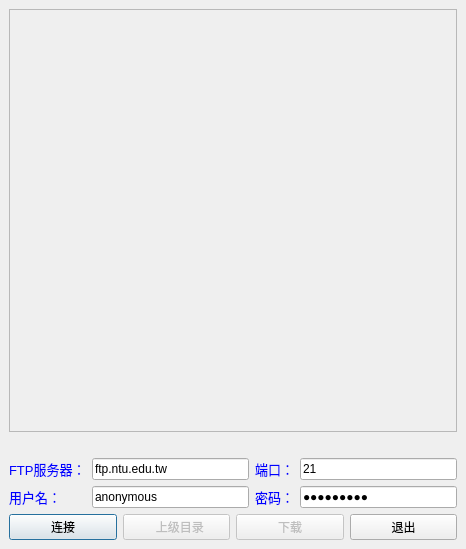
<ui version="4.0" >
 <class>FtpClientWindowClass</class>
 <widget class="QDialog" name="FtpClientWindowClass" >
  <property name="geometry" >
   <rect>
    <x>0</x>
    <y>0</y>
    <width>466</width>
    <height>549</height>
   </rect>
  </property>
  <property name="windowTitle" >
   <string>ftpClient</string>
  </property>
  <property name="modal" >
   <bool>true</bool>
  </property>
  <layout class="QHBoxLayout" >
   <property name="spacing" >
    <number>6</number>
   </property>
   <property name="leftMargin" >
    <number>9</number>
   </property>
   <property name="topMargin" >
    <number>9</number>
   </property>
   <property name="rightMargin" >
    <number>9</number>
   </property>
   <property name="bottomMargin" >
    <number>9</number>
   </property>
   <item>
    <layout class="QVBoxLayout" >
     <property name="spacing" >
      <number>6</number>
     </property>
     <property name="leftMargin" >
      <number>0</number>
     </property>
     <property name="topMargin" >
      <number>0</number>
     </property>
     <property name="rightMargin" >
      <number>0</number>
     </property>
     <property name="bottomMargin" >
      <number>0</number>
     </property>
     <item>
      <widget class="QListWidget" name="listWidget" >
       <property name="enabled" >
        <bool>false</bool>
       </property>
      </widget>
     </item>
     <item>
      <layout class="QGridLayout" >
       <property name="leftMargin" >
        <number>0</number>
       </property>
       <property name="topMargin" >
        <number>0</number>
       </property>
       <property name="rightMargin" >
        <number>0</number>
       </property>
       <property name="bottomMargin" >
        <number>0</number>
       </property>
       <property name="horizontalSpacing" >
        <number>6</number>
       </property>
       <property name="verticalSpacing" >
        <number>6</number>
       </property>
       <item row="2" column="2" >
        <widget class="QLabel" name="passWordLab" >
         <property name="text" >
          <string>&lt;html>&lt;head>&lt;meta name="qrichtext" content="1" />&lt;/head>&lt;body style=" white-space: pre-wrap; font-family:宋体; font-size:9pt; font-weight:400; font-style:normal; text-decoration:none;">&lt;p style=" margin-top:0px; margin-bottom:0px; margin-left:0px; margin-right:0px; -qt-block-indent:0; text-indent:0px;">&lt;span style=" font-size:10pt; color:#0000ff;">密码：&lt;/span>&lt;/p>&lt;/body>&lt;/html></string>
         </property>
         <property name="buddy" >
          <cstring>passWordlineEdit</cstring>
         </property>
        </widget>
       </item>
       <item row="1" column="2" >
        <widget class="QLabel" name="ftpServerPortLab" >
         <property name="text" >
          <string>&lt;html>&lt;head>&lt;meta name="qrichtext" content="1" />&lt;/head>&lt;body style=" white-space: pre-wrap; font-family:宋体; font-size:9pt; font-weight:400; font-style:normal; text-decoration:none;">&lt;p style=" margin-top:0px; margin-bottom:0px; margin-left:0px; margin-right:0px; -qt-block-indent:0; text-indent:0px;">&lt;span style=" font-size:10pt; color:#0000ff;">端口：&lt;/span>&lt;/p>&lt;/body>&lt;/html></string>
         </property>
         <property name="buddy" >
          <cstring>ftpServerPortLineEdit</cstring>
         </property>
        </widget>
       </item>
       <item row="1" column="0" >
        <widget class="QLabel" name="ftpServerLab" >
         <property name="text" >
          <string>&lt;html>&lt;head>&lt;meta name="qrichtext" content="1" />&lt;/head>&lt;body style=" white-space: pre-wrap; font-family:宋体; font-size:9pt; font-weight:400; font-style:normal; text-decoration:none;">&lt;p style=" margin-top:0px; margin-bottom:0px; margin-left:0px; margin-right:0px; -qt-block-indent:0; text-indent:0px;">&lt;span style=" font-size:10pt; color:#0000ff;">FTP服务器：&lt;/span>&lt;/p>&lt;/body>&lt;/html></string>
         </property>
         <property name="buddy" >
          <cstring>ftpServerLineEdit</cstring>
         </property>
        </widget>
       </item>
       <item row="2" column="0" >
        <widget class="QLabel" name="userNameLab" >
         <property name="text" >
          <string>&lt;html>&lt;head>&lt;meta name="qrichtext" content="1" />&lt;/head>&lt;body style=" white-space: pre-wrap; font-family:宋体; font-size:9pt; font-weight:400; font-style:normal; text-decoration:none;">&lt;p style=" margin-top:0px; margin-bottom:0px; margin-left:0px; margin-right:0px; -qt-block-indent:0; text-indent:0px;">&lt;span style=" font-size:10pt; color:#0000ff;">用户名：&lt;/span>&lt;/p>&lt;/body>&lt;/html></string>
         </property>
         <property name="buddy" >
          <cstring>userNamelineEdit</cstring>
         </property>
        </widget>
       </item>
       <item row="0" column="0" colspan="4" >
        <widget class="QLabel" name="statusLab" >
         <property name="text" >
          <string/>
         </property>
        </widget>
       </item>
       <item row="2" column="1" >
        <widget class="QLineEdit" name="userNamelineEdit" >
         <property name="text" >
          <string>anonymous</string>
         </property>
        </widget>
       </item>
       <item row="1" column="1" >
        <widget class="QLineEdit" name="ftpServerLineEdit" >
         <property name="text" >
          <string>ftp.ntu.edu.tw</string>
         </property>
        </widget>
       </item>
       <item row="1" column="3" >
        <widget class="QLineEdit" name="ftpServerPortLineEdit" >
         <property name="text" >
          <string>21</string>
         </property>
        </widget>
       </item>
       <item row="2" column="3" >
        <widget class="QLineEdit" name="passWordlineEdit" >
         <property name="text" >
          <string>anonymous</string>
         </property>
         <property name="echoMode" >
          <enum>QLineEdit::Password</enum>
         </property>
        </widget>
       </item>
      </layout>
     </item>
     <item>
      <layout class="QHBoxLayout" >
       <property name="spacing" >
        <number>6</number>
       </property>
       <property name="leftMargin" >
        <number>0</number>
       </property>
       <property name="topMargin" >
        <number>0</number>
       </property>
       <property name="rightMargin" >
        <number>0</number>
       </property>
       <property name="bottomMargin" >
        <number>0</number>
       </property>
       <item>
        <widget class="QPushButton" name="connectPB" >
         <property name="text" >
          <string>连接</string>
         </property>
        </widget>
       </item>
       <item>
        <widget class="QPushButton" name="cdUpDirPB" >
         <property name="enabled" >
          <bool>false</bool>
         </property>
         <property name="text" >
          <string>  上级目录</string>
         </property>
         <property name="icon" >
          <iconset resource="ftp.qrc" >:/images/cdtoparent.png</iconset>
         </property>
        </widget>
       </item>
       <item>
        <widget class="QPushButton" name="downLoadPB" >
         <property name="enabled" >
          <bool>false</bool>
         </property>
         <property name="text" >
          <string>下载</string>
         </property>
        </widget>
       </item>
       <item>
        <widget class="QPushButton" name="quitPB" >
         <property name="text" >
          <string>退出</string>
         </property>
        </widget>
       </item>
      </layout>
     </item>
    </layout>
   </item>
  </layout>
 </widget>
 <layoutdefault spacing="6" margin="11" />
 <tabstops>
  <tabstop>ftpServerLineEdit</tabstop>
  <tabstop>ftpServerPortLineEdit</tabstop>
  <tabstop>userNamelineEdit</tabstop>
  <tabstop>passWordlineEdit</tabstop>
  <tabstop>connectPB</tabstop>
  <tabstop>cdUpDirPB</tabstop>
  <tabstop>downLoadPB</tabstop>
  <tabstop>quitPB</tabstop>
  <tabstop>listWidget</tabstop>
 </tabstops>
 <resources>
  <include location="ftp.qrc" />
 </resources>
 <connections/>
</ui>
